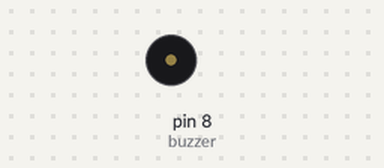
Simulated run of this sketch. Board: Arduino Uno, built with avr-gcc and run on an emulated ATmega328P. On the bench: buzzer (waves = sounding).

Above: at 0.1 s.
At 44.5 s:
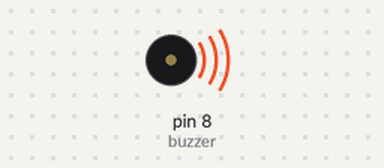
Timing chart, 0 to 47.6 s (numbered marks = the images above):
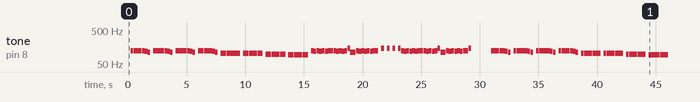

The sketch:

brutal_arduino.ino
```cpp
#define NOTE_B0  31
#define NOTE_C1  33
#define NOTE_CS1 35
#define NOTE_D1  37
#define NOTE_DS1 39
#define NOTE_E1  41
#define NOTE_F1  44
#define NOTE_FS1 46
#define NOTE_G1  49
#define NOTE_GS1 52
#define NOTE_A1  55
#define NOTE_AS1 58
#define NOTE_B1  62
#define NOTE_C2  65
#define NOTE_CS2 69
#define NOTE_D2  73
#define NOTE_DS2 78
#define NOTE_E2  82
#define NOTE_F2  87
#define NOTE_FS2 93
#define NOTE_G2  98
#define NOTE_GS2 104
#define NOTE_A2  110
#define NOTE_AS2 117
#define NOTE_B2  123
#define NOTE_C3  131
#define NOTE_CS3 139
#define NOTE_D3  147
#define NOTE_DS3 156
#define NOTE_E3  165
#define NOTE_F3  175
#define NOTE_FS3 185
#define NOTE_G3  196
#define NOTE_GS3 208
#define NOTE_A3  220
#define NOTE_AS3 233
#define NOTE_B3  247
#define NOTE_C4  262
#define NOTE_CS4 277
#define NOTE_D4  294
#define NOTE_DS4 311
#define NOTE_E4  330
#define NOTE_F4  349
#define NOTE_FS4 370
#define NOTE_G4  392
#define NOTE_GS4 415
#define NOTE_A4  440
#define NOTE_AS4 466
#define NOTE_B4  494
#define NOTE_C5  523
#define NOTE_CS5 554
#define NOTE_D5  587
#define NOTE_DS5 622
#define NOTE_E5  659
#define NOTE_F5  698
#define NOTE_FS5 740
#define NOTE_G5  784
#define NOTE_GS5 831
#define NOTE_A5  880
#define NOTE_AS5 932
#define NOTE_B5  988
#define NOTE_C6  1047
#define NOTE_CS6 1109
#define NOTE_D6  1175
#define NOTE_DS6 1245
#define NOTE_E6  1319
#define NOTE_F6  1397
#define NOTE_FS6 1480
#define NOTE_G6  1568
#define NOTE_GS6 1661
#define NOTE_A6  1760
#define NOTE_AS6 1865
#define NOTE_B6  1976
#define NOTE_C7  2093
#define NOTE_CS7 2217
#define NOTE_D7  2349
#define NOTE_DS7 2489
#define NOTE_E7  2637
#define NOTE_F7  2794
#define NOTE_FS7 2960
#define NOTE_G7  3136
#define NOTE_GS7 3322
#define NOTE_A7  3520
#define NOTE_AS7 3729
#define NOTE_B7  3951
#define NOTE_C8  4186
#define NOTE_CS8 4435
#define NOTE_D8  4699
#define NOTE_DS8 4978
#define REST      0


//Referred to the arduino-songs repo to understand how the code works and what changes I could make

int tempo = 125;

// change this to whichever pin you want to use
int buzzer = 8;

int melody1[] = {
  REST, 8, NOTE_B2,8,NOTE_B2,8, NOTE_B2,8, NOTE_B2,8, NOTE_B2,8, NOTE_AS2,8, NOTE_A2,-4,REST,8,
  NOTE_B2,8,NOTE_B2,8, NOTE_B2,8, NOTE_B2,8, NOTE_B2,8, NOTE_AS2,8, NOTE_A2,-4,REST,8,
  NOTE_B2,8,NOTE_B2,8, NOTE_B2,8, NOTE_B2,8, NOTE_B2,8, NOTE_AS2,8, NOTE_A2,-4,REST,8,
  NOTE_B2,8,NOTE_B2,8, NOTE_B2,8, NOTE_B2,8, NOTE_B2,8, NOTE_AS2,8, NOTE_A2,-4,REST,8,
  NOTE_GS2,8,NOTE_GS2,8,NOTE_GS2,8,NOTE_GS2,8,NOTE_GS2,8,NOTE_GS2,8,NOTE_GS2,-4,REST,8,
  NOTE_GS2,8,NOTE_GS2,8,NOTE_GS2,8,NOTE_GS2,8,NOTE_GS2,8,NOTE_GS2,8,NOTE_GS2,-4,REST,8,
  NOTE_G2,8,NOTE_G2,8,NOTE_G2,8,NOTE_G2,8,NOTE_G2,8,NOTE_G2,8,NOTE_G2,-4,REST,8,
  NOTE_FS2,8,NOTE_FS2,8,NOTE_FS2,8,NOTE_FS2,8,NOTE_FS2,8,NOTE_FS2,8,NOTE_FS2,-4,REST,8,
  NOTE_B2,8, NOTE_AS2,8, NOTE_B2,8, NOTE_AS2,8, NOTE_B2,8, NOTE_AS2,8,NOTE_B2,4,
  NOTE_B2,8, NOTE_AS2,8, NOTE_B2,8, NOTE_AS2,8, NOTE_B2,8, NOTE_D3,8, NOTE_A2,4,
  NOTE_B2,8, NOTE_AS2,8, NOTE_B2,8, NOTE_AS2,8, NOTE_B2,8, NOTE_AS2,8,NOTE_B2,4,
  REST,8, NOTE_D3,8, REST,8 , NOTE_D3,8, REST,8, NOTE_D3,8, REST,8, NOTE_D3,8,
  NOTE_B2,8, NOTE_AS2,8, NOTE_B2,8, NOTE_AS2,8, NOTE_B2,8, NOTE_AS2,8,NOTE_B2,-4,
  NOTE_B2,8,NOTE_B2,8, NOTE_AS2,8, NOTE_B2,8, NOTE_AS2,8, NOTE_B2,8, NOTE_D3,8, NOTE_A2,4,
  NOTE_B2,8, NOTE_AS2,8, NOTE_B2,8, NOTE_AS2,8, NOTE_B2,8, NOTE_AS2,8,NOTE_B2,4,
  NOTE_D3,8, REST,8, REST,8, REST,8, REST,8, REST,8, REST,8, REST,8,
  NOTE_B2,8,NOTE_B2,8, NOTE_B2,8, NOTE_B2,8, NOTE_B2,8, NOTE_AS2,8, NOTE_A2,-4,REST,8,
  NOTE_B2,8,NOTE_B2,8, NOTE_B2,8, NOTE_B2,8, NOTE_B2,8, NOTE_AS2,8, NOTE_A2,-4,REST,8,
  NOTE_B2,8,NOTE_B2,8, NOTE_B2,8, NOTE_B2,8, NOTE_B2,8, NOTE_AS2,8, NOTE_A2,-4,REST,8,
  NOTE_B2,8,NOTE_B2,8, NOTE_B2,8, NOTE_B2,8, NOTE_B2,8, NOTE_AS2,8, NOTE_A2,-4,REST,8,
  NOTE_GS2,8,NOTE_GS2,8,NOTE_GS2,8,NOTE_GS2,8,NOTE_GS2,8,NOTE_GS2,8,NOTE_GS2,-4,REST,8,
  NOTE_GS2,8,NOTE_GS2,8,NOTE_GS2,8,NOTE_GS2,8,NOTE_GS2,8,NOTE_GS2,8,NOTE_GS2,-4,REST,8,
  NOTE_G2,8,NOTE_G2,8,NOTE_G2,8,NOTE_G2,8,NOTE_G2,8,NOTE_G2,8,NOTE_G2,-4,REST,8,
  NOTE_FS2,8,NOTE_FS2,8,NOTE_FS2,8,NOTE_FS2,8,NOTE_FS2,8,NOTE_FS2,8,NOTE_FS2,-4,REST,8
};

int notes = sizeof(melody1) / sizeof(melody1[0]) / 2;

int wholenote = (60000 * 4) / tempo;

int divider = 0, noteDuration = 0;

void setup() {
  for (int thisNote = 0; thisNote < notes * 2; thisNote = thisNote + 2) {
    divider = melody1[thisNote + 1];
    if (divider > 0) {
      noteDuration = (wholenote) / divider;
    } else if (divider < 0) {
      noteDuration = (wholenote) / abs(divider);
      noteDuration *= 0.5;
    }

    tone(buzzer, melody1[thisNote], noteDuration*0.95);
    delay(noteDuration);
  }
}

void loop() {
}
```
